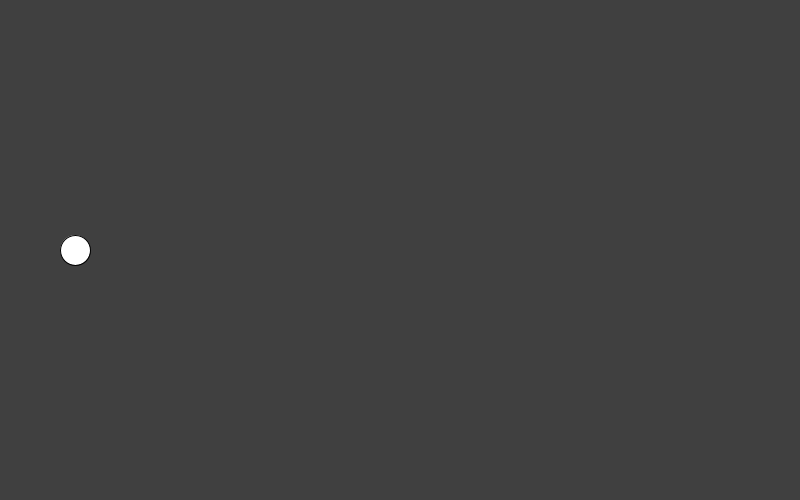
Frame 1 (no input)
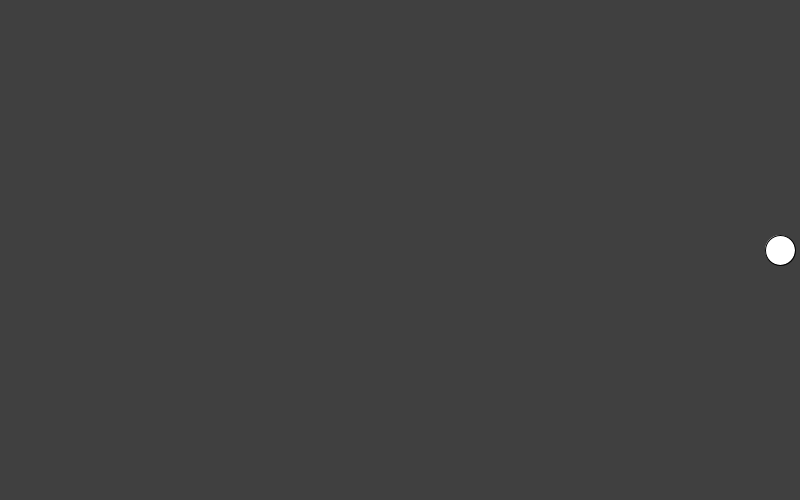
Frame 60 (the mouse pressed at the canvas centre just before this capture)
Frame 120 (the mouse held since frame 60 and released just before this capture): identical to frame 60, image omitted

The Processing sketch that drew these frames (run headless with seeded random() and noise(); from frame 60 on, the mouse is pressed at the canvas centre):

// Processing sketch: TweenDemo
// ── TweenDemo.pde

// Tween is like interpolation
// Tween is a begining value, an ending value, and the time it takes to move between them

float xStart = 20; // Starting x-position of the circle
float xEnd = 780; // Ending x-position of the circle

float timeCurrent = 0; // keeps track of the current time
float timeTotal = 1; // measured in seconds

float timeStampPrev = 0; // The previous time


void setup() {
  size(800, 500);
}

void draw() {
  background(64);
  
  float timeStamp = millis()/1000.0; // Setting timeStamp to the current time in seconds
  float dt = timeStamp -timeStampPrev; // Finding delta time
  timeStampPrev = timeStamp; // Setting the previous time to the current time
  
  timeCurrent += dt;
  
  float p = timeCurrent / timeTotal;
  p = constrain(p, 0, 1); // Processing's clamp function
  
  // bending the percent curve
  // to add easing (eas in / ease out)
  p = p *p *(3-2 *p);

  float x = lerp(xStart, xEnd, p);

  ellipse(x, height/2, 30, 30);
}

// Restart the animation every time you click
void mousePressed() {
 timeCurrent = 0; 
}
